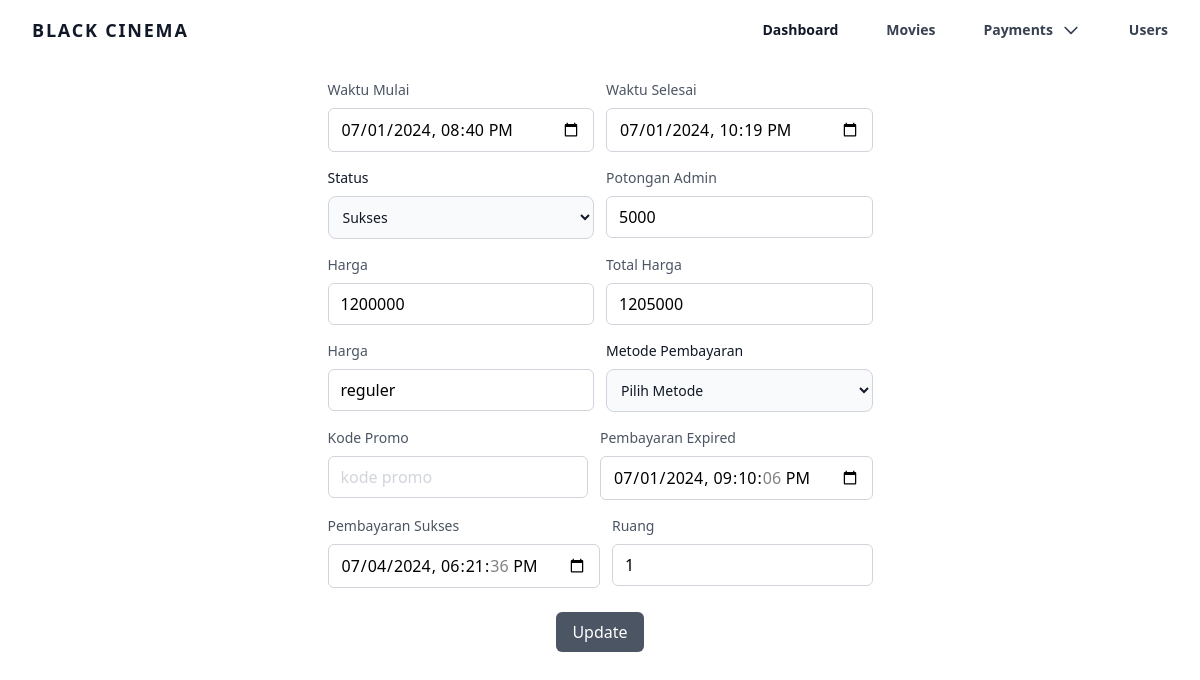
The page /app/admin/edit_payment_list?id=23 (signed in) on the database its author committed.
### tables this page shows
CREATE TABLE `payment` (
  `id` int NOT NULL,
  `userId` int DEFAULT NULL,
  `movieId` int DEFAULT NULL,
  `createdAt` datetime DEFAULT CURRENT_TIMESTAMP,
  `userName` varchar(255) DEFAULT NULL,
  `userEmail` varchar(255) DEFAULT NULL,
  `startTime` datetime DEFAULT NULL,
  `endTime` datetime DEFAULT NULL,
  `feeAdmin` int DEFAULT NULL,
  `price` int DEFAULT NULL,
  `totalPrice` int DEFAULT NULL,
  `packageName` varchar(255) DEFAULT NULL,
  `methodPayment` varchar(255) DEFAULT NULL,
  `promoCode` varchar(255) DEFAULT NULL,
  `status` varchar(255) DEFAULT NULL,
  `expiredPayment` datetime DEFAULT NULL,
  `successPayment` datetime DEFAULT NULL,
  `room` int DEFAULT NULL
);

### app/admin/pages/views/edit_payment_list.php (the view, shortened to what this page needs)
<?php
include "../../config/conn.php";
$paymentId = $_GET['id'] ?? null;
$query = mysqli_query($conn, "SELECT * FROM payment WHERE id='$paymentId'");
$row = mysqli_fetch_assoc($query);
?>
<div class="w-full h-auto">
    <div class="flex px-10 items-center justify-center self-center">
        <form id="editMovieForm" class="p-4 md:p-5" action="pages/controller/payments/payment_list/edit_payment_list.php" method="POST">
            <div class="flex flex-row w-full gap-3">
                <div class="mb-4 w-1/2">
                    <label for="startTime" class="block mb-2 text-sm font-medium text-gray-600 dark:text-gray-300">Waktu Mulai</label>
                    <input type="datetime-local" id="startTime" value="<?= $row['startTime']; ?>" name="startTime" placeholder="nama paket" required class="w-full px-3 py-2 placeholder-gray-300 border border-gray-300 rounded-md focus:outline-none focus:ring-gray-500 focus:border-gray-500 dark:bg-gray-800 dark:border-gray-600 dark:focus:ring-gray-500 dark:focus:border-gray-500 dark:text-white">
                </div>
                <div class="mb-4 w-1/2">
                    <label for="endTime" class="block mb-2 text-sm font-medium text-gray-600 dark:text-gray-300">Waktu Selesai</label>
                    <input type="datetime-local" id="endTime" value="<?= $row['endTime']; ?>" name="endTime" placeholder="0" required class="w-full px-3 py-2 placeholder-gray-300 border border-gray-300 rounded-md focus:outline-none focus:ring-gray-500 focus:border-gray-500 dark:bg-gray-800 dark:border-gray-600 dark:focus:ring-gray-500 dark:focus:border-gray-500 dark:text-white">
                </div>
            </div>
            <div class="flex flex-row w-full gap-3">
                <div class="mb-4 w-1/2">
                    <label for="status" class="block mb-2 text-sm font-medium text-gray-900 dark:text-white">Status</label>
                    <select id="status" name="status" class="bg-gray-50 border border-gray-300 text-gray-900 text-sm rounded-lg focus:ring-blue-500 focus:border-blue-500 block w-full p-2.5 dark:bg-gray-700 dark:border-gray-600 dark:placeholder-gray-400 dark:text-white dark:focus:ring-blue-500 dark:focus:border-blue-500">
                        <option value="success" <?= ($row['status'] == 'success') ? 'selected' : ''; ?>>Sukses</option>
                    </select>
                </div>
                <div class="mb-4 w-1/2">
                    <label for="feeAdmin" class="block mb-2 text-sm font-medium text-gray-600 dark:text-gray-300">Potongan Admin</label>
                    <input type="number" id="feeAdmin" value="<?= $row['feeAdmin']; ?>" name="feeAdmin" placeholder="0" required class="w-full px-3 py-2 placeholder-gray-300 border border-gray-300 rounded-md focus:outline-none focus:ring-gray-500 focus:border-gray-500 dark:bg-gray-800 dark:border-gray-600 dark:focus:ring-gray-500 dark:focus:border-gray-500 dark:text-white">
                </div>
            </div>
            <div class="flex flex-row w-full gap-3">
                <div class="mb-4 w-1/2">
                    <label for="price" class="block mb-2 text-sm font-medium text-gray-600 dark:text-gray-300">Harga</label>
                    <input type="number" id="price" value="<?= $row['price']; ?>" name="price" placeholder="0" required class="w-full px-3 py-2 placeholder-gray-300 border border-gray-300 rounded-md focus:outline-none focus:ring-gray-500 focus:border-gray-500 dark:bg-gray-800 dark:border-gray-600 dark:focus:ring-gray-500 dark:focus:border-gray-500 dark:text-white">
                </div>
                <div class="mb-4 w-1/2">
                    <label for="totalPrice" class="block mb-2 text-sm font-medium text-gray-600 dark:text-gray-300">Total Harga</label>
                    <input type="number" id="totalPrice" value="<?= $row['totalPrice']; ?>" name="totalPrice" placeholder="0" required class="w-full px-3 py-2 placeholder-gray-300 border border-gray-300 rounded-md focus:outline-none focus:ring-gray-500 focus:border-gray-500 dark:bg-gray-800 dark:border-gray-600 dark:focus:ring-gray-500 dark:focus:border-gray-500 dark:text-white">
                </div>
            </div>
            <div class="flex flex-row w-full gap-3">
                <div class="mb-4 w-1/2">
                    <label for="packageName" class="block mb-2 text-sm font-medium text-gray-600 dark:text-gray-300">Harga</label>
                    <input type="text" id="packageName" value="<?= $row['packageName']; ?>" name="packageName" placeholder="nama paket" required class="w-full px-3 py-2 placeholder-gray-300 border border-gray-300 rounded-md focus:outline-none focus:ring-gray-500 focus:border-gray-500 dark:bg-gray-800 dark:border-gray-600 dark:focus:ring-gray-500 dark:focus:border-gray-500 dark:text-white">
                </div>
                <div class="mb-4 w-1/2">
                    <label for="methodPayment" class="block mb-2 text-sm font-medium text-gray-900 dark:text-white">Metode Pembayaran</label>
                    <select id="methodPayment" name="methodPayment" class="bg-gray-50 border border-gray-300 text-gray-900 text-sm rounded-lg focus:ring-blue-500 focus:border-blue-500 block w-full p-2.5 dark:bg-gray-700 dark:border-gray-600 dark:placeholder-gray-400 dark:text-white dark:focus:ring-blue-500 dark:focus:border-blue-500">
                        <option disabled selected>Pilih Metode</option>
                    </select>
                </div>
            </div>
            <div class="flex flex-row w-full gap-3">
                <div class="mb-4 w-1/2">
                    <label for="promoCode" class="block mb-2 text-sm font-medium text-gray-600 dark:text-gray-300">Kode Promo</label>
                    <input type="text" id="promoCode" value="<?= $row['promoCode']; ?>" name="promoCode" placeholder="kode promo" required class="w-full px-3 py-2 placeholder-gray-300 border border-gray-300 rounded-md focus:outline-none focus:ring-gray-500 focus:border-gray-500 dark:bg-gray-800 dark:border-gray-600 dark:focus:ring-gray-500 dark:focus:border-gray-500 dark:text-white">
                </div>
                <div class="mb-4 w-1/2">
                    <label for="expiredPayment" class="block mb-2 text-sm font-medium text-gray-600 dark:text-gray-300">Pembayaran Expired</label>
                    <input type="datetime-local" id="expiredPayment" value="<?= $row['expiredPayment']; ?>" name="expiredPayment" placeholder="0" required class="w-full px-3 py-2 placeholder-gray-300 border border-gray-300 rounded-md focus:outline-none focus:ring-gray-500 focus:border-gray-500 dark:bg-gray-800 dark:border-gray-600 dark:focus:ring-gray-500 dark:focus:border-gray-500 dark:text-white">
                </div>
            </div>
            <div class="flex flex-row w-full gap-3">
                <div class="mb-4 w-1/2">
                    <label for="successPayment" class="block mb-2 text-sm font-medium text-gray-600 dark:text-gray-300">Pembayaran Sukses</label>
                    <input type="datetime-local" id="successPayment" value="<?= $row['successPayment']; ?>" name="successPayment" placeholder="0" required class="w-full px-3 py-2 placeholder-gray-300 border border-gray-300 rounded-md focus:outline-none focus:ring-gray-500 focus:border-gray-500 dark:bg-gray-800 dark:border-gray-600 dark:focus:ring-gray-500 dark:focus:border-gray-500 dark:text-white">
                </div>
                <div class="mb-4 w-1/2">
                    <label for="room" class="block mb-2 text-sm font-medium text-gray-600 dark:text-gray-300">Ruang</label>
                    <input type="number" id="room" value="<?= $row['room']; ?>" name="room" placeholder="0" required class="w-full px-3 py-2 placeholder-gray-300 border border-gray-300 rounded-md focus:outline-none focus:ring-gray-500 focus:border-gray-500 dark:bg-gray-800 dark:border-gray-600 dark:focus:ring-gray-500 dark:focus:border-gray-500 dark:text-white">
                </div>
            </div>
            <div class="mt-2 flex justify-center w-full">
                <button type="submit" id="updateMovieBtn" class="bg-gray-600 hover:bg-gray-700 text-white rounded-md px-4 py-2 transition duration-200 focus:outline-none focus:ring-4 focus:ring-gray-300">Update</button>
            </div>
        </form>
    </div>
</div>

### rows shown on the page
payment: startTime "07/01/2024 20:40", endTime "07/01/2024 22:19", status "Sukses", feeAdmin "5000", price "1200000", totalPrice "1205000", packageName "reguler", expiredPayment "07/01/2024 21:10:06", successPayment "07/04/2024 18:21:36", room "1"
